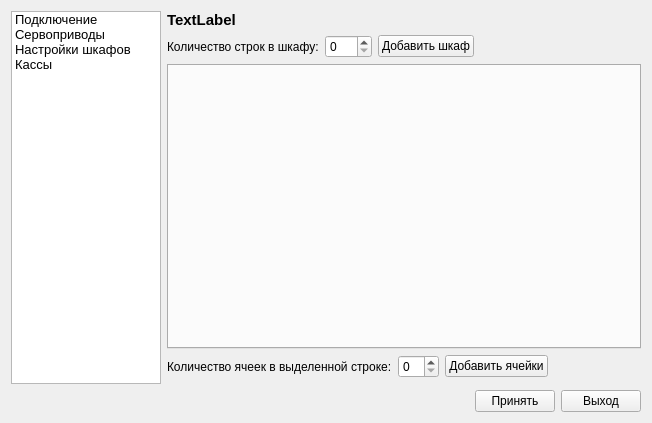
<?xml version="1.0" encoding="UTF-8"?>
<ui version="4.0">
 <class>SettingsWindow</class>
 <widget class="QDialog" name="SettingsWindow">
  <property name="geometry">
   <rect>
    <x>0</x>
    <y>0</y>
    <width>652</width>
    <height>423</height>
   </rect>
  </property>
  <property name="sizePolicy">
   <sizepolicy hsizetype="Preferred" vsizetype="Preferred">
    <horstretch>0</horstretch>
    <verstretch>0</verstretch>
   </sizepolicy>
  </property>
  <property name="windowTitle">
   <string>Настройки</string>
  </property>
  <layout class="QVBoxLayout" name="verticalLayout">
   <item>
    <layout class="QGridLayout" name="gridLayout_3">
     <property name="horizontalSpacing">
      <number>6</number>
     </property>
     <item row="0" column="1">
      <widget class="QLabel" name="label_8">
       <property name="font">
        <font>
         <pointsize>11</pointsize>
         <weight>75</weight>
         <bold>true</bold>
        </font>
       </property>
       <property name="text">
        <string>TextLabel</string>
       </property>
      </widget>
     </item>
     <item row="0" column="0" rowspan="3">
      <widget class="QListWidget" name="SettingsList">
       <property name="enabled">
        <bool>true</bool>
       </property>
       <property name="sizePolicy">
        <sizepolicy hsizetype="Minimum" vsizetype="Expanding">
         <horstretch>0</horstretch>
         <verstretch>0</verstretch>
        </sizepolicy>
       </property>
       <property name="maximumSize">
        <size>
         <width>150</width>
         <height>16777215</height>
        </size>
       </property>
       <property name="font">
        <font>
         <pointsize>10</pointsize>
        </font>
       </property>
       <item>
        <property name="text">
         <string>Подключение</string>
        </property>
        <property name="icon">
         <iconset resource="resource.qrc">
          <normaloff>:/images/connect.png</normaloff>:/images/connect.png</iconset>
        </property>
       </item>
       <item>
        <property name="text">
         <string>Сервоприводы</string>
        </property>
        <property name="icon">
         <iconset resource="resource.qrc">
          <normaloff>:/images/settings.png</normaloff>:/images/settings.png</iconset>
        </property>
       </item>
       <item>
        <property name="text">
         <string>Настройки шкафов</string>
        </property>
        <property name="icon">
         <iconset resource="resource.qrc">
          <normaloff>:/images/rack-server-magnifier_icon-icons.com_52826.png</normaloff>:/images/rack-server-magnifier_icon-icons.com_52826.png</iconset>
        </property>
       </item>
       <item>
        <property name="text">
         <string>Кассы</string>
        </property>
        <property name="icon">
         <iconset resource="resource.qrc">
          <normaloff>:/images/telejka-128x128.png</normaloff>:/images/telejka-128x128.png</iconset>
        </property>
       </item>
      </widget>
     </item>
     <item row="1" column="1">
      <widget class="QStackedWidget" name="stackedSettings">
       <property name="frameShadow">
        <enum>QFrame::Plain</enum>
       </property>
       <property name="currentIndex">
        <number>2</number>
       </property>
       <widget class="QWidget" name="page">
        <layout class="QVBoxLayout" name="verticalLayout_2">
         <property name="leftMargin">
          <number>0</number>
         </property>
         <property name="topMargin">
          <number>0</number>
         </property>
         <property name="rightMargin">
          <number>0</number>
         </property>
         <property name="bottomMargin">
          <number>0</number>
         </property>
         <item>
          <widget class="QTabWidget" name="tabWidget">
           <property name="sizePolicy">
            <sizepolicy hsizetype="Expanding" vsizetype="Expanding">
             <horstretch>0</horstretch>
             <verstretch>0</verstretch>
            </sizepolicy>
           </property>
           <property name="layoutDirection">
            <enum>Qt::LeftToRight</enum>
           </property>
           <property name="tabPosition">
            <enum>QTabWidget::North</enum>
           </property>
           <property name="currentIndex">
            <number>0</number>
           </property>
           <widget class="QWidget" name="tab">
            <attribute name="title">
             <string>Настройки</string>
            </attribute>
            <layout class="QGridLayout" name="gridLayout_2">
             <item row="1" column="1">
              <widget class="QSpinBox" name="timeoutSpinner">
               <property name="suffix">
                <string>ms</string>
               </property>
               <property name="minimum">
                <number>-1</number>
               </property>
               <property name="maximum">
                <number>5000</number>
               </property>
               <property name="singleStep">
                <number>20</number>
               </property>
               <property name="value">
                <number>200</number>
               </property>
              </widget>
             </item>
             <item row="1" column="0">
              <widget class="QLabel" name="label">
               <property name="text">
                <string>Время ожидания ответа:</string>
               </property>
              </widget>
             </item>
             <item row="2" column="0">
              <widget class="QLabel" name="label_2">
               <property name="text">
                <string>Количество попыток:</string>
               </property>
              </widget>
             </item>
             <item row="0" column="0" colspan="2">
              <widget class="QGroupBox" name="groupBox">
               <property name="title">
                <string>Параметры подключения</string>
               </property>
               <layout class="QGridLayout" name="gridLayout">
                <item row="2" column="1">
                 <widget class="QComboBox" name="dataBitsCombo">
                  <item>
                   <property name="text">
                    <string>5</string>
                   </property>
                  </item>
                  <item>
                   <property name="text">
                    <string>6</string>
                   </property>
                  </item>
                  <item>
                   <property name="text">
                    <string>7</string>
                   </property>
                  </item>
                  <item>
                   <property name="text">
                    <string>8</string>
                   </property>
                  </item>
                 </widget>
                </item>
                <item row="0" column="0">
                 <widget class="QLabel" name="label_3">
                  <property name="text">
                   <string>Parity:</string>
                  </property>
                 </widget>
                </item>
                <item row="2" column="0">
                 <widget class="QLabel" name="label_5">
                  <property name="text">
                   <string>Data Bits:</string>
                  </property>
                 </widget>
                </item>
                <item row="1" column="0">
                 <widget class="QLabel" name="label_4">
                  <property name="text">
                   <string>Boud Rate:</string>
                  </property>
                 </widget>
                </item>
                <item row="3" column="1">
                 <widget class="QComboBox" name="stopBitsCombo">
                  <item>
                   <property name="text">
                    <string>1</string>
                   </property>
                  </item>
                  <item>
                   <property name="text">
                    <string>3</string>
                   </property>
                  </item>
                  <item>
                   <property name="text">
                    <string>2</string>
                   </property>
                  </item>
                 </widget>
                </item>
                <item row="0" column="1">
                 <widget class="QComboBox" name="parityCombo">
                  <item>
                   <property name="text">
                    <string>No</string>
                   </property>
                  </item>
                  <item>
                   <property name="text">
                    <string>Even</string>
                   </property>
                  </item>
                  <item>
                   <property name="text">
                    <string>Odd</string>
                   </property>
                  </item>
                  <item>
                   <property name="text">
                    <string>Space</string>
                   </property>
                  </item>
                  <item>
                   <property name="text">
                    <string>Mark</string>
                   </property>
                  </item>
                 </widget>
                </item>
                <item row="1" column="1">
                 <widget class="QComboBox" name="baudCombo">
                  <item>
                   <property name="text">
                    <string>9600</string>
                   </property>
                  </item>
                  <item>
                   <property name="text">
                    <string>57600</string>
                   </property>
                  </item>
                  <item>
                   <property name="text">
                    <string>115200</string>
                   </property>
                  </item>
                 </widget>
                </item>
                <item row="3" column="0">
                 <widget class="QLabel" name="label_6">
                  <property name="text">
                   <string>Stop Bits:</string>
                  </property>
                 </widget>
                </item>
                <item row="4" column="0">
                 <widget class="QLabel" name="label_7">
                  <property name="text">
                   <string>Port:</string>
                  </property>
                 </widget>
                </item>
                <item row="4" column="1">
                 <widget class="QSpinBox" name="portSpinner">
                  <property name="prefix">
                   <string>COM:</string>
                  </property>
                  <property name="value">
                   <number>10</number>
                  </property>
                 </widget>
                </item>
               </layout>
              </widget>
             </item>
             <item row="2" column="1">
              <widget class="QSpinBox" name="retriesSpinner">
               <property name="value">
                <number>3</number>
               </property>
              </widget>
             </item>
             <item row="3" column="1">
              <spacer name="verticalSpacer">
               <property name="orientation">
                <enum>Qt::Vertical</enum>
               </property>
               <property name="sizeHint" stdset="0">
                <size>
                 <width>20</width>
                 <height>31</height>
                </size>
               </property>
              </spacer>
             </item>
            </layout>
           </widget>
           <widget class="QWidget" name="tab_2">
            <attribute name="title">
             <string>TCP (ИнфоАптека)</string>
            </attribute>
            <widget class="QWidget" name="layoutWidget">
             <property name="geometry">
              <rect>
               <x>10</x>
               <y>10</y>
               <width>165</width>
               <height>48</height>
              </rect>
             </property>
             <layout class="QFormLayout" name="formLayout">
              <item row="0" column="0">
               <widget class="QLabel" name="label_9">
                <property name="text">
                 <string>IP:</string>
                </property>
               </widget>
              </item>
              <item row="0" column="1">
               <widget class="QLineEdit" name="IPEdit">
                <property name="text">
                 <string>127.0.0.1</string>
                </property>
               </widget>
              </item>
              <item row="1" column="0">
               <widget class="QLabel" name="label_10">
                <property name="text">
                 <string>Port:</string>
                </property>
               </widget>
              </item>
              <item row="1" column="1">
               <widget class="QSpinBox" name="PortSpinner">
                <property name="maximum">
                 <number>9999</number>
                </property>
                <property name="value">
                 <number>4442</number>
                </property>
               </widget>
              </item>
             </layout>
            </widget>
           </widget>
          </widget>
         </item>
        </layout>
       </widget>
       <widget class="QWidget" name="page_2">
        <layout class="QGridLayout" name="gridLayout_4">
         <property name="leftMargin">
          <number>0</number>
         </property>
         <property name="topMargin">
          <number>0</number>
         </property>
         <property name="rightMargin">
          <number>0</number>
         </property>
         <item row="0" column="0" colspan="2">
          <widget class="QTabWidget" name="tabServo">
           <property name="currentIndex">
            <number>-1</number>
           </property>
          </widget>
         </item>
         <item row="1" column="0">
          <spacer name="horizontalSpacer_2">
           <property name="orientation">
            <enum>Qt::Horizontal</enum>
           </property>
           <property name="sizeHint" stdset="0">
            <size>
             <width>364</width>
             <height>20</height>
            </size>
           </property>
          </spacer>
         </item>
         <item row="1" column="1">
          <widget class="QPushButton" name="ButtonReadAll">
           <property name="text">
            <string>Прочитать все</string>
           </property>
          </widget>
         </item>
        </layout>
       </widget>
       <widget class="QWidget" name="page_4">
        <layout class="QGridLayout" name="gridLayout_5">
         <property name="leftMargin">
          <number>0</number>
         </property>
         <property name="topMargin">
          <number>0</number>
         </property>
         <property name="rightMargin">
          <number>0</number>
         </property>
         <property name="bottomMargin">
          <number>0</number>
         </property>
         <item row="0" column="0">
          <layout class="QHBoxLayout" name="horizontalLayout_2">
           <item>
            <widget class="QLabel" name="label_11">
             <property name="text">
              <string>Количество строк в шкафу:</string>
             </property>
            </widget>
           </item>
           <item>
            <widget class="QSpinBox" name="spinCupboard">
             <property name="maximum">
              <number>999</number>
             </property>
            </widget>
           </item>
           <item>
            <widget class="QPushButton" name="ButtonAddCupboard">
             <property name="text">
              <string>Добавить шкаф</string>
             </property>
            </widget>
           </item>
           <item>
            <spacer name="horizontalSpacer_3">
             <property name="orientation">
              <enum>Qt::Horizontal</enum>
             </property>
             <property name="sizeHint" stdset="0">
              <size>
               <width>40</width>
               <height>20</height>
              </size>
             </property>
            </spacer>
           </item>
          </layout>
         </item>
         <item row="1" column="0">
          <widget class="QTabWidget" name="tabCupboard"/>
         </item>
         <item row="2" column="0">
          <layout class="QHBoxLayout" name="horizontalLayout_3">
           <item>
            <widget class="QLabel" name="label_16">
             <property name="text">
              <string>Количество ячеек в выделенной строке:</string>
             </property>
            </widget>
           </item>
           <item>
            <widget class="QSpinBox" name="spinCellList"/>
           </item>
           <item>
            <widget class="QPushButton" name="ButtonAddCell">
             <property name="text">
              <string>Добавить ячейки</string>
             </property>
            </widget>
           </item>
           <item>
            <spacer name="horizontalSpacer_4">
             <property name="orientation">
              <enum>Qt::Horizontal</enum>
             </property>
             <property name="sizeHint" stdset="0">
              <size>
               <width>40</width>
               <height>20</height>
              </size>
             </property>
            </spacer>
           </item>
          </layout>
         </item>
        </layout>
       </widget>
       <widget class="QWidget" name="page_5">
        <widget class="QGroupBox" name="groupBox_2">
         <property name="geometry">
          <rect>
           <x>0</x>
           <y>10</y>
           <width>191</width>
           <height>121</height>
          </rect>
         </property>
         <property name="title">
          <string>Касса №1</string>
         </property>
         <layout class="QVBoxLayout" name="verticalLayout_3">
          <item>
           <layout class="QFormLayout" name="formLayout_3">
            <item row="0" column="0">
             <widget class="QLabel" name="label_12">
              <property name="text">
               <string>Координата X:</string>
              </property>
             </widget>
            </item>
            <item row="0" column="1">
             <widget class="QSpinBox" name="spinBox1X">
              <property name="maximum">
               <number>900000000</number>
              </property>
             </widget>
            </item>
            <item row="1" column="0">
             <widget class="QLabel" name="label_14">
              <property name="text">
               <string>Координата Y:</string>
              </property>
             </widget>
            </item>
            <item row="1" column="1">
             <widget class="QSpinBox" name="spinBox1Y">
              <property name="maximum">
               <number>900000000</number>
              </property>
             </widget>
            </item>
           </layout>
          </item>
          <item>
           <widget class="QPushButton" name="Update1Button">
            <property name="text">
             <string>Обновить</string>
            </property>
           </widget>
          </item>
         </layout>
        </widget>
        <widget class="QGroupBox" name="groupBox_3">
         <property name="geometry">
          <rect>
           <x>210</x>
           <y>10</y>
           <width>201</width>
           <height>121</height>
          </rect>
         </property>
         <property name="title">
          <string>Касса №2</string>
         </property>
         <layout class="QVBoxLayout" name="verticalLayout_4">
          <item>
           <layout class="QFormLayout" name="formLayout_2">
            <item row="0" column="0">
             <widget class="QLabel" name="label_13">
              <property name="text">
               <string>Координата X:</string>
              </property>
             </widget>
            </item>
            <item row="0" column="1">
             <widget class="QSpinBox" name="spinBox2X">
              <property name="maximum">
               <number>900000000</number>
              </property>
             </widget>
            </item>
            <item row="1" column="0">
             <widget class="QLabel" name="label_15">
              <property name="text">
               <string>Координата Y:</string>
              </property>
             </widget>
            </item>
            <item row="1" column="1">
             <widget class="QSpinBox" name="spinBox2Y">
              <property name="maximum">
               <number>900000000</number>
              </property>
             </widget>
            </item>
           </layout>
          </item>
          <item>
           <widget class="QPushButton" name="Update2Button">
            <property name="text">
             <string>Обновить</string>
            </property>
           </widget>
          </item>
         </layout>
        </widget>
       </widget>
      </widget>
     </item>
    </layout>
   </item>
   <item>
    <layout class="QHBoxLayout" name="horizontalLayout">
     <item>
      <spacer name="horizontalSpacer">
       <property name="orientation">
        <enum>Qt::Horizontal</enum>
       </property>
       <property name="sizeHint" stdset="0">
        <size>
         <width>40</width>
         <height>20</height>
        </size>
       </property>
      </spacer>
     </item>
     <item>
      <widget class="QPushButton" name="applyButton">
       <property name="text">
        <string>Принять</string>
       </property>
      </widget>
     </item>
     <item>
      <widget class="QPushButton" name="ButtonQuit">
       <property name="text">
        <string>Выход</string>
       </property>
      </widget>
     </item>
    </layout>
   </item>
  </layout>
 </widget>
 <resources>
  <include location="resource.qrc"/>
 </resources>
 <connections/>
</ui>
